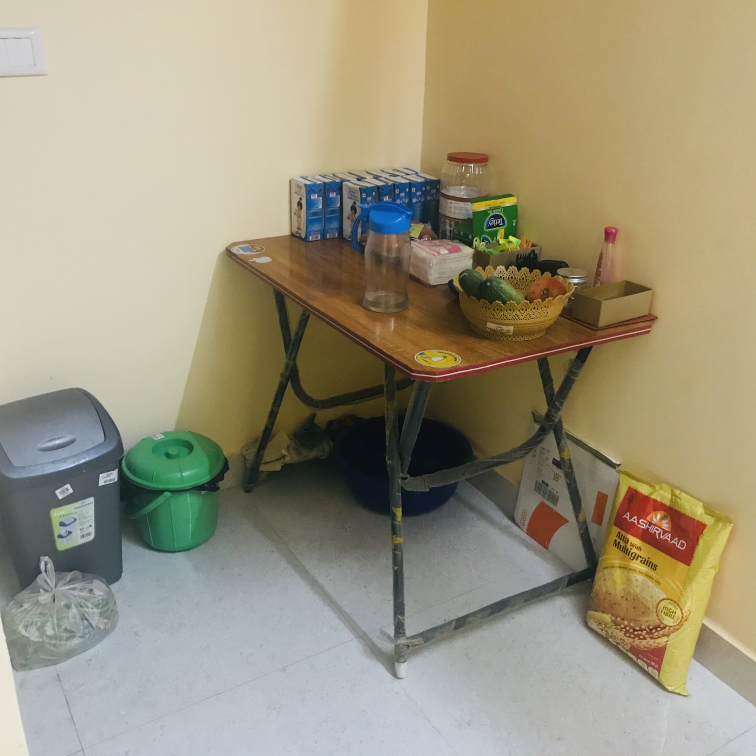
#> input picture image_stitching/data/IMG_3110.jpg, 3024 x 3024 px (shown at 1/4 size); its folder holds only this picture in this run
$ python real_time_stitching.py
#> lines starting #> are read from the running program, lines starting #| are printed output that depends on the picture
### image_stitching/utilities.py
'''
@brief:
@author: Vijendra Singh
'''

import os
import cv2

import parameters as params


def read_images(dir_name='data'):
    '''
    @brief:
    @args[in]:
    @args[out]:
    '''
    images = []
    for image_name in os.listdir(dir_name):
        image = cv2.imread(os.path.join(dir_name, image_name), 0)
        width = image.shape[1]//params.DOWN_FACTOR
        height = image.shape[0]//params.DOWN_FACTOR
        image = cv2.resize(image, (width, height))
        images.append(image)
        if params.TEST_BOOL:
            cv2.imshow(image_name, image)
            cv2.waitKey(0)
    return images

### image_stitching/homography.py
'''
@brief:
@author: Vijendra Singh
'''

import cv2
import numpy as np
import sys

import parameters as params


# [81 lines left out: functions FLANN_matcher, matches_visualization, get_homography_matrix, not called in this run]


def find_homography(images):
    '''
    @brief:
    @args[in]:
    @args[out]:
    '''
    homography = []
    for i in range(len(images)):
        for j in range(i+1, len(images)):
            if(i != j):
                image1 = images[i]
                image2 = images[j]
                h_mat = get_homography_matrix(image1, image2)
                if h_mat is not None:
                    homography.append([i, j, h_mat])
    return homography

### image_stitching/real_time_stitching.py

'''
@brief:
@author: Vijendra Singh
'''

import os
import cv2
import numpy as np
import matplotlib.pyplot as plt

import parameters as params
import utilities as utils
import homography


def main():
    # read images
    images = utils.read_images()
#> in read_images, `image = cv2.imread(os.path.join(dir_name, image_name), 0)`:
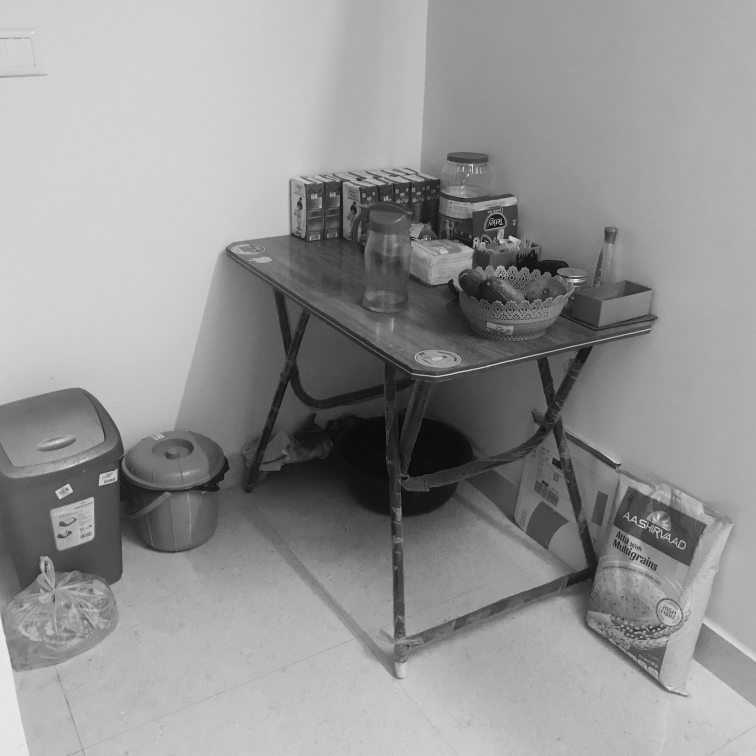
#> image: shape (3024, 3024) (shown at 1/4 size); min 1, max 249, mean 148.2
#> in read_images, `image = cv2.resize(image, (width, height))`:
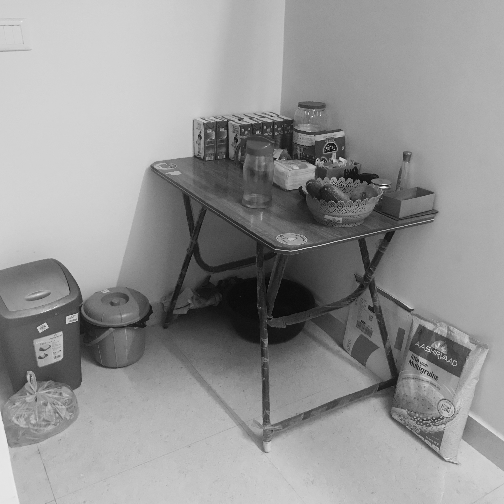
#> image: shape (504, 504); min 6, max 244, mean 148.3
#> images = 1 item
    # feature finding and image matching
    matched_homography = homography.find_homography(images)
#> the loop in find_homography, `for i in range(len(images)):` made 1 pass
#> after the loop in find_homography, `for i in range(len(images)):`: homography = []
#> matched_homography = []


if __name__ == '__main__':
    main()

$ run again, on image_stitching/data/cam1.jpg
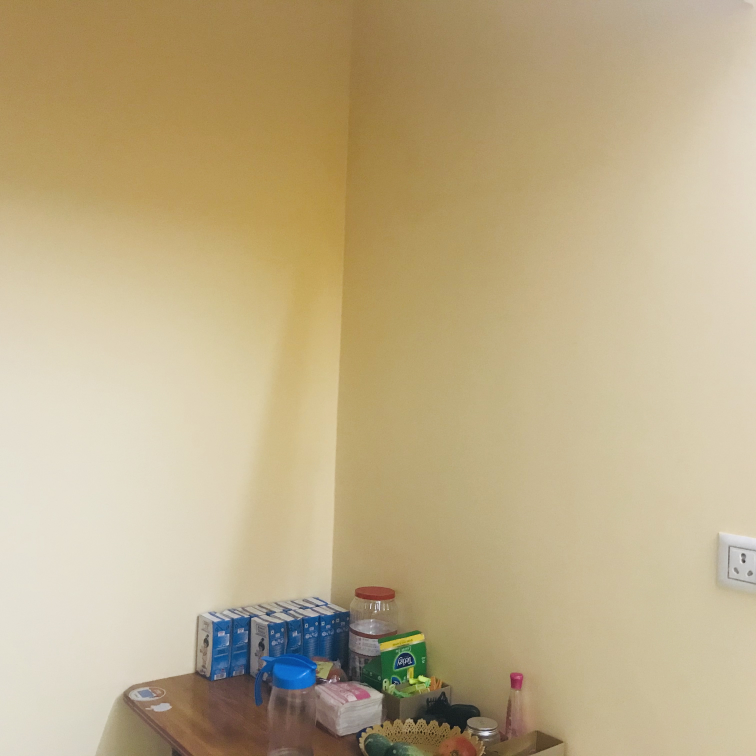
#> input picture image_stitching/data/cam1.jpg, 3024 x 3024 px (shown at 1/4 size)
#> in read_images, `image = cv2.imread(os.path.join(dir_name, image_name), 0)`:
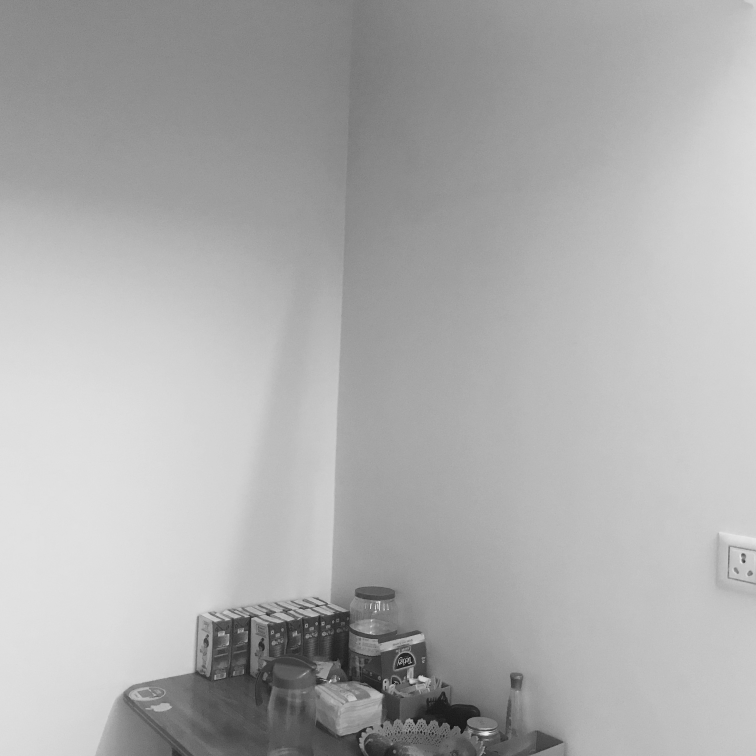
#> image: shape (3024, 3024) (shown at 1/4 size); min 5, max 251, mean 173
#> in read_images, `image = cv2.resize(image, (width, height))`:
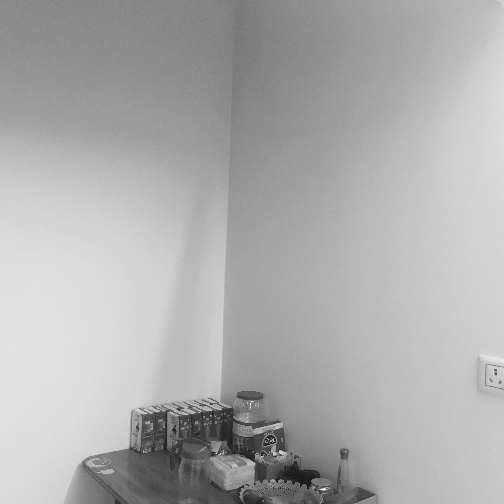
#> image: shape (504, 504); min 18, max 244, mean 173.1
#> images = 1 item
#> the loop in find_homography, `for i in range(len(images)):` made 1 pass
#> after the loop in find_homography, `for i in range(len(images)):`: homography = []

$ run again, on image_stitching/data/cam2.jpg
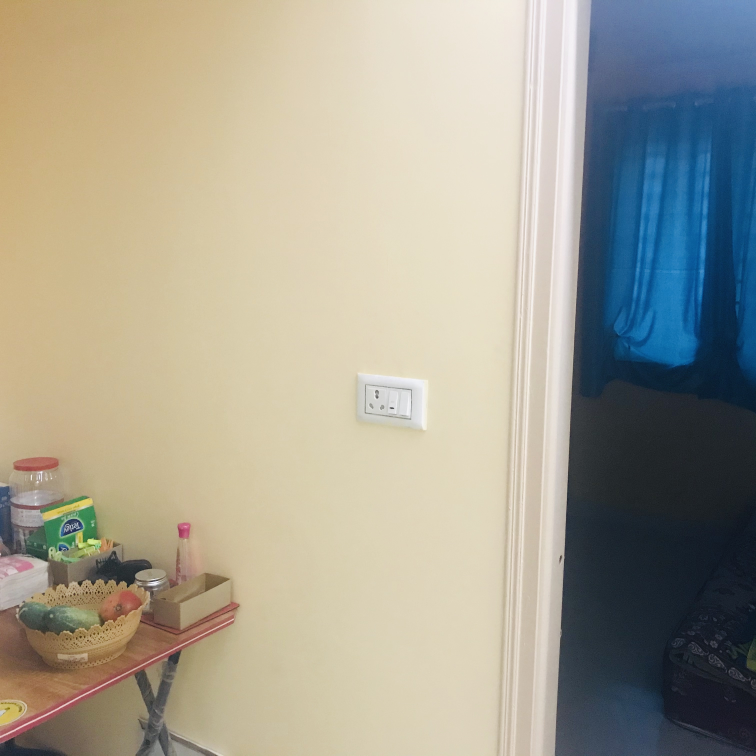
#> input picture image_stitching/data/cam2.jpg, 3024 x 3024 px (shown at 1/4 size)
#> in read_images, `image = cv2.imread(os.path.join(dir_name, image_name), 0)`:
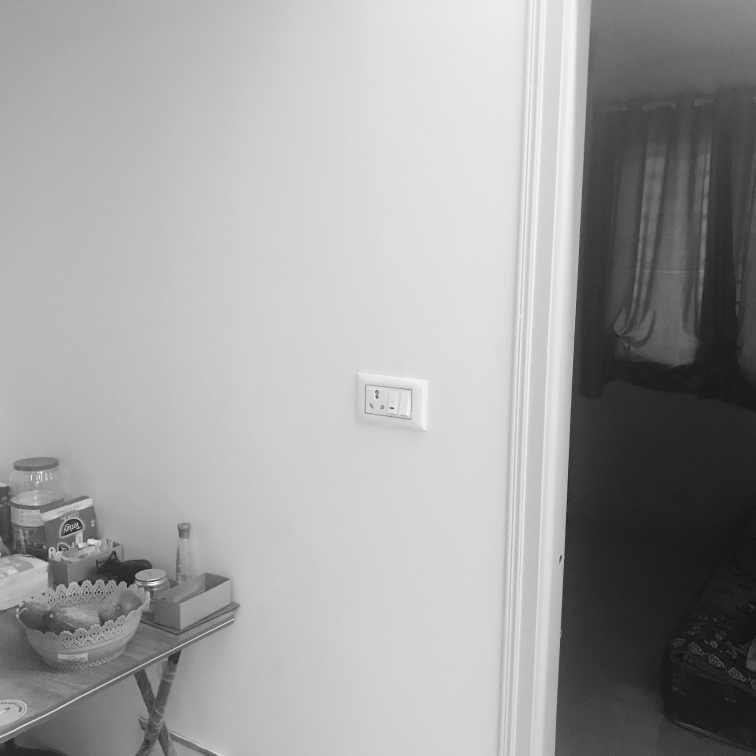
#> image: shape (3024, 3024) (shown at 1/4 size); min 6, max 249, mean 160.5
#> in read_images, `image = cv2.resize(image, (width, height))`:
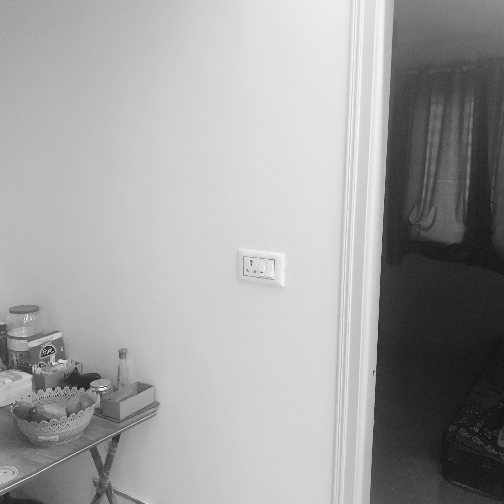
#> image: shape (504, 504); min 14, max 244, mean 160.6
#> images = 1 item
#> the loop in find_homography, `for i in range(len(images)):` made 1 pass
#> after the loop in find_homography, `for i in range(len(images)):`: homography = []
